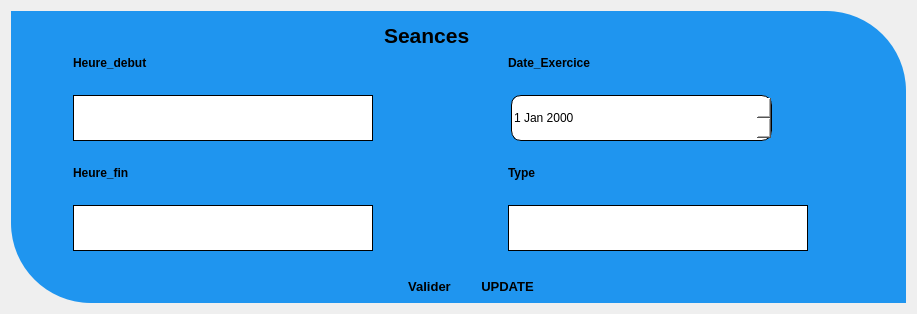
         <widget class="QWidget" name="ajouter_seance">
          <layout class="QGridLayout" name="gridLayout_16">
           <item row="0" column="1">
            <widget class="QWidget" name="widget_7" native="true">
             <property name="maximumSize">
              <size>
               <width>1000</width>
               <height>700</height>
              </size>
             </property>
             <property name="styleSheet">
              <string notr="true">border-radius: 0;  
background-color: rgb(31, 149, 239);
border-top-right-radius: 80px; 
border-bottom-left-radius: 80px;
 </string>
             </property>
             <layout class="QGridLayout" name="gridLayout_8">
              <item row="0" column="1">
               <widget class="QLabel" name="label_34">
                <property name="maximumSize">
                 <size>
                  <width>151</width>
                  <height>71</height>
                 </size>
                </property>
                <property name="font">
                 <font>
                  <pointsize>16</pointsize>
                  <weight>75</weight>
                  <bold>true</bold>
                  <underline>false</underline>
                 </font>
                </property>
                <property name="text">
                 <string>Seances </string>
                </property>
               </widget>
              </item>
              <item row="0" column="0">
               <spacer name="horizontalSpacer_23">
                <property name="orientation">
                 <enum>Qt::Horizontal</enum>
                </property>
                <property name="sizeHint" stdset="0">
                 <size>
                  <width>358</width>
                  <height>20</height>
                 </size>
                </property>
               </spacer>
              </item>
              <item row="2" column="2">
               <widget class="QPushButton" name="update_seance">
                <property name="font">
                 <font>
                  <pointsize>10</pointsize>
                  <weight>75</weight>
                  <bold>true</bold>
                 </font>
                </property>
                <property name="text">
                 <string>UPDATE</string>
                </property>
                <property name="icon">
                 <iconset resource="icon.qrc">
                  <normaloff>:/icon_tabN/ressource/icon_n/icon_tabN/update.png</normaloff>:/icon_tabN/ressource/icon_n/icon_tabN/update.png</iconset>
                </property>
               </widget>
              </item>
              <item row="1" column="0" colspan="4">
               <layout class="QHBoxLayout" name="horizontalLayout_31">
                <property name="spacing">
                 <number>36</number>
                </property>
                <property name="bottomMargin">
                 <number>22</number>
                </property>
                <item>
                 <layout class="QVBoxLayout" name="verticalLayout_8">
                  <property name="spacing">
                   <number>25</number>
                  </property>
                  <item>
                   <widget class="QLabel" name="label_37">
                    <property name="maximumSize">
                     <size>
                      <width>100</width>
                      <height>19</height>
                     </size>
                    </property>
                    <property name="font">
                     <font>
                      <pointsize>9</pointsize>
                      <weight>75</weight>
                      <bold>true</bold>
                     </font>
                    </property>
                    <property name="styleSheet">
                     <string notr="true">border:none; 
 background-color: rgb(31, 149, 239);</string>
                    </property>
                    <property name="text">
                     <string>Heure_debut</string>
                    </property>
                   </widget>
                  </item>
                  <item>
                   <layout class="QHBoxLayout" name="horizontalLayout_28">
                    <item>
                     <widget class="QLineEdit" name="H_D_seance">
                      <property name="minimumSize">
                       <size>
                        <width>250</width>
                        <height>46</height>
                       </size>
                      </property>
                      <property name="maximumSize">
                       <size>
                        <width>300</width>
                        <height>46</height>
                       </size>
                      </property>
                      <property name="font">
                       <font>
                        <pointsize>13</pointsize>
                       </font>
                      </property>
                      <property name="styleSheet">
                       <string notr="true"> border: 1px solid black; 
background-color: rgb(255, 255, 255);</string>
                      </property>
                      <property name="text">
                       <string/>
                      </property>
                     </widget>
                    </item>
                    <item>
                     <widget class="QLabel" name="label_39">
                      <property name="minimumSize">
                       <size>
                        <width>0</width>
                        <height>0</height>
                       </size>
                      </property>
                      <property name="maximumSize">
                       <size>
                        <width>21</width>
                        <height>21</height>
                       </size>
                      </property>
                      <property name="styleSheet">
                       <string notr="true">background-color: rgb(31, 149, 239);</string>
                      </property>
                      <property name="text">
                       <string/>
                      </property>
                      <property name="pixmap">
                       <pixmap resource="icon.qrc">:/icon_tabN/ressource/icon_n/icon_tabN/clock.png</pixmap>
                      </property>
                      <property name="scaledContents">
                       <bool>true</bool>
                      </property>
                     </widget>
                    </item>
                   </layout>
                  </item>
                  <item>
                   <widget class="QLabel" name="label_41">
                    <property name="maximumSize">
                     <size>
                      <width>100</width>
                      <height>19</height>
                     </size>
                    </property>
                    <property name="font">
                     <font>
                      <pointsize>9</pointsize>
                      <weight>75</weight>
                      <bold>true</bold>
                     </font>
                    </property>
                    <property name="styleSheet">
                     <string notr="true">background-color: rgb(31, 149, 239);</string>
                    </property>
                    <property name="text">
                     <string>Heure_fin</string>
                    </property>
                   </widget>
                  </item>
                  <item>
                   <layout class="QHBoxLayout" name="horizontalLayout_29">
                    <item>
                     <widget class="QLineEdit" name="H_F_seance">
                      <property name="minimumSize">
                       <size>
                        <width>250</width>
                        <height>46</height>
                       </size>
                      </property>
                      <property name="maximumSize">
                       <size>
                        <width>300</width>
                        <height>46</height>
                       </size>
                      </property>
                      <property name="font">
                       <font>
                        <pointsize>13</pointsize>
                       </font>
                      </property>
                      <property name="styleSheet">
                       <string notr="true"> border: 1px solid black; 
background-color: rgb(255, 255, 255);</string>
                      </property>
                     </widget>
                    </item>
                    <item>
                     <widget class="QLabel" name="label_43">
                      <property name="maximumSize">
                       <size>
                        <width>21</width>
                        <height>21</height>
                       </size>
                      </property>
                      <property name="styleSheet">
                       <string notr="true">background-color: rgb(31, 149, 239);</string>
                      </property>
                      <property name="text">
                       <string/>
                      </property>
                      <property name="pixmap">
                       <pixmap resource="icon.qrc">:/icon_tabN/ressource/icon_n/icon_tabN/clock.png</pixmap>
                      </property>
                      <property name="scaledContents">
                       <bool>true</bool>
                      </property>
                     </widget>
                    </item>
                   </layout>
                  </item>
                 </layout>
                </item>
                <item>
                 <layout class="QVBoxLayout" name="verticalLayout_9">
                  <property name="spacing">
                   <number>25</number>
                  </property>
                  <item>
                   <widget class="QLabel" name="label_42">
                    <property name="maximumSize">
                     <size>
                      <width>150</width>
                      <height>19</height>
                     </size>
                    </property>
                    <property name="font">
                     <font>
                      <pointsize>9</pointsize>
                      <weight>75</weight>
                      <bold>true</bold>
                     </font>
                    </property>
                    <property name="styleSheet">
                     <string notr="true">
border:none; 
background-color: rgb(31, 149, 239);</string>
                    </property>
                    <property name="text">
                     <string>Date_Exercice</string>
                    </property>
                   </widget>
                  </item>
                  <item>
                   <layout class="QHBoxLayout" name="horizontalLayout_32">
                    <property name="rightMargin">
                     <number>9</number>
                    </property>
                    <item>
                     <widget class="QDateEdit" name="date_exercice_seance">
                      <property name="enabled">
                       <bool>true</bool>
                      </property>
                      <property name="minimumSize">
                       <size>
                        <width>250</width>
                        <height>46</height>
                       </size>
                      </property>
                      <property name="maximumSize">
                       <size>
                        <width>261</width>
                        <height>50</height>
                       </size>
                      </property>
                      <property name="styleSheet">
                       <string notr="true"> border: 1px solid black; 
background-color: rgb(255, 255, 255);
 border-radius: 10px;</string>
                      </property>
                     </widget>
                    </item>
                    <item>
                     <widget class="QLabel" name="label_44">
                      <property name="maximumSize">
                       <size>
                        <width>30</width>
                        <height>30</height>
                       </size>
                      </property>
                      <property name="text">
                       <string/>
                      </property>
                      <property name="pixmap">
                       <pixmap resource="icon.qrc">:/icon_ajout_P_N/ressource/icon_n/icon_ajoutPn/schedule.png</pixmap>
                      </property>
                      <property name="scaledContents">
                       <bool>true</bool>
                      </property>
                     </widget>
                    </item>
                   </layout>
                  </item>
                  <item>
                   <widget class="QLabel" name="label_45">
                    <property name="maximumSize">
                     <size>
                      <width>80</width>
                      <height>19</height>
                     </size>
                    </property>
                    <property name="font">
                     <font>
                      <pointsize>9</pointsize>
                      <weight>75</weight>
                      <bold>true</bold>
                     </font>
                    </property>
                    <property name="styleSheet">
                     <string notr="true">background-color: rgb(31, 149, 239);</string>
                    </property>
                    <property name="text">
                     <string>Type</string>
                    </property>
                   </widget>
                  </item>
                  <item>
                   <layout class="QHBoxLayout" name="horizontalLayout_30">
                    <property name="spacing">
                     <number>6</number>
                    </property>
                    <property name="rightMargin">
                     <number>9</number>
                    </property>
                    <item>
                     <widget class="QLineEdit" name="type_seance">
                      <property name="minimumSize">
                       <size>
                        <width>250</width>
                        <height>46</height>
                       </size>
                      </property>
                      <property name="maximumSize">
                       <size>
                        <width>300</width>
                        <height>46</height>
                       </size>
                      </property>
                      <property name="font">
                       <font>
                        <pointsize>13</pointsize>
                       </font>
                      </property>
                      <property name="styleSheet">
                       <string notr="true"> border: 1px solid black; 
background-color: rgb(255, 255, 255);</string>
                      </property>
                     </widget>
                    </item>
                    <item>
                     <widget class="QLabel" name="label_47">
                      <property name="maximumSize">
                       <size>
                        <width>21</width>
                        <height>21</height>
                       </size>
                      </property>
                      <property name="styleSheet">
                       <string notr="true">background-color: rgb(31, 149, 239);</string>
                      </property>
                      <property name="text">
                       <string/>
                      </property>
                      <property name="pixmap">
                       <pixmap resource="icon.qrc">:/icon_barreN/ressource/icon_n/icon_barreN/treadmill.png</pixmap>
                      </property>
                      <property name="scaledContents">
                       <bool>true</bool>
                      </property>
                     </widget>
                    </item>
                   </layout>
                  </item>
                 </layout>
                </item>
               </layout>
              </item>
              <item row="2" column="1">
               <widget class="QPushButton" name="pushButton_26">
                <property name="font">
                 <font>
                  <pointsize>10</pointsize>
                  <weight>75</weight>
                  <bold>true</bold>
                 </font>
                </property>
                <property name="text">
                 <string>Valider</string>
                </property>
                <property name="icon">
                 <iconset resource="icon.qrc">
                  <normaloff>:/icon_ajout_P_N/ressource/icon_n/icon_ajoutPn/add-account.png</normaloff>:/icon_ajout_P_N/ressource/icon_n/icon_ajoutPn/add-account.png</iconset>
                </property>
                <property name="iconSize">
                 <size>
                  <width>26</width>
                  <height>21</height>
                 </size>
                </property>
               </widget>
              </item>
              <item row="0" column="3">
               <spacer name="horizontalSpacer_24">
                <property name="orientation">
                 <enum>Qt::Horizontal</enum>
                </property>
                <property name="sizeHint" stdset="0">
                 <size>
                  <width>357</width>
                  <height>30</height>
                 </size>
                </property>
               </spacer>
              </item>
             </layout>
            </widget>
           </item>
          </layout>
         </widget>
